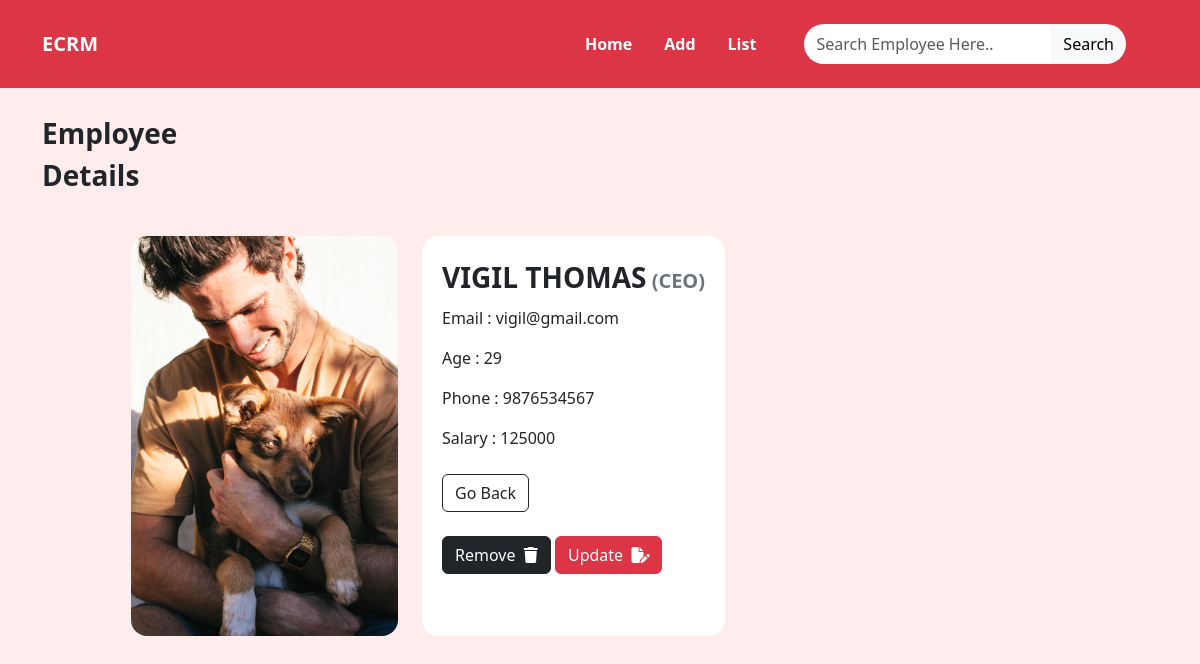
/employee/24/details/, run on an earlier commit of the app's database.
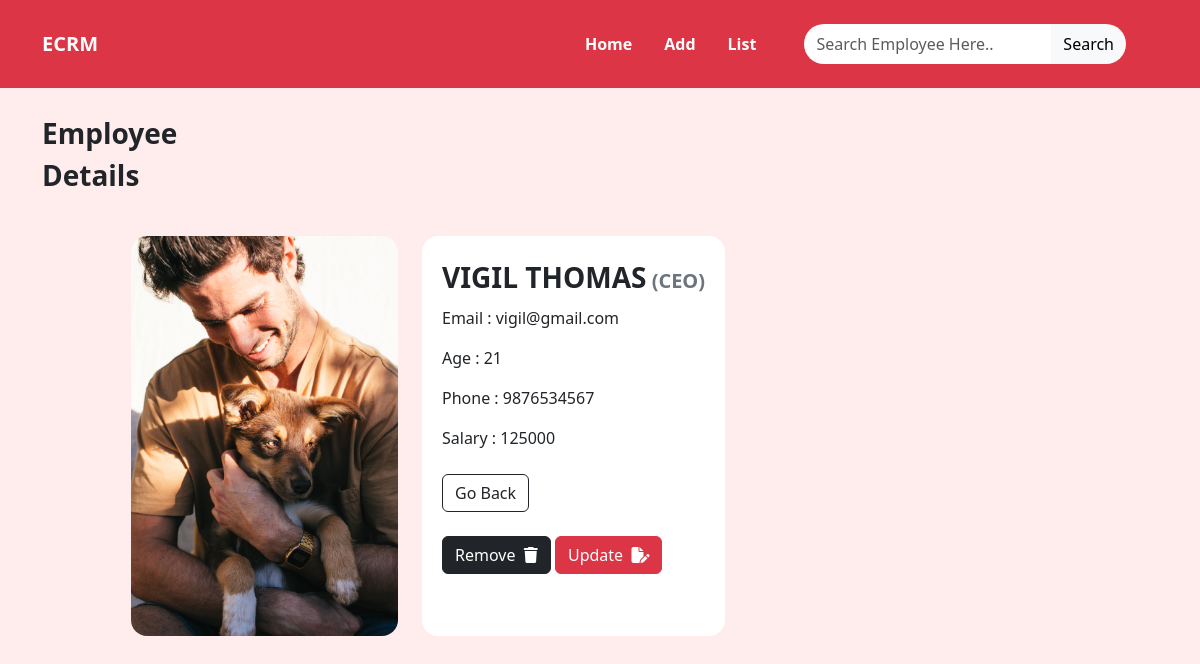
And on a later commit of the database.
### crm/models.py (models this page shows, shortened)
class Employees(models.Model):
    name=models.CharField(max_length=100)
    department=models.CharField(max_length=100)
    salary=models.PositiveBigIntegerField()
    email=models.EmailField(unique=True)
    age=models.PositiveBigIntegerField()
    phone = models.IntegerField()
    profile_pic = models.ImageField(upload_to="assests/emp_img",null=True)

### crm/views.py (the view)
# urls.py: path('employee/<int:pk>/details/', views.ViewEmpDetail.as_view(), name="detail_emp"),
class ViewEmpDetail(View):
    def get(self,request,*args,**kwargs):
        id=kwargs.get("pk")
        qs=Employees.objects.get(id=id)
        return render(request,"emp_detail.html",{"data":qs})

### crm/templates/emp_detail.html (shortened to what this page needs)
{%extends 'base.html'%}
{%block body_block%}
<div class="container">
    <div class="mt-3 mt-lg-4">
        <p class="fw-bold fs-3">Employee <br> Details</p><br>
    </div>
    <div class="row ">
        <div class="col-lg-4 col-md-6 col-sm-6 d-flex justify-content-lg-end justify-content-sm-center">
            {%if data.profile_pic%}
            <img src="{{data.profile_pic.url}}" class="rounded-4" style="width: fit-content;height: 400px;"
                alt="Employee Profile">
            {%endif%}
        </div>
        <div class="col-lg-8 col-md-6 col-sm-6 d-flex justify-content-lg-start justify-content-sm-center">
            <div class="card rounded-4 border-0" style="width: fit-content;">
                <div class="row g-0 ">
                    <div class="card-body p-3 m-1">
                        <p class="card-title fs-3 fw-bold">{{data.name}}<span
                                class="card-text fs-5 fw-bolder text-secondary">&nbsp;({{data.department}})</span></p>
                        <p class="card-text">Email : {{data.email}}</p>
                        <p class="card-text">Age : {{data.age}}</p>
                        <p class="card-text">Phone : {{data.phone}}</p>
                        <p class="card-text">Salary : {{data.salary}}</p>
                        <a href="{% url 'view_emp' %}" class="btn btn-outline-dark mt-2">Go Back</a><br>
                        <button type="button" class="btn btn-dark mt-4" data-bs-toggle="modal"
                            data-bs-target="#exampleModal">
                            Remove &nbsp;<i class="fa-solid fa-trash"></i>
                        </button>
                        <a href="{% url 'update_emp' data.id %}" class="btn btn-danger mt-4">Update &nbsp;<i
                                class="fa-solid fa-file-pen"></i></a>
                    </div>
                </div>
            </div>
    </div>
</div>
</div>
{%endblock%}

What changed in the data, as far as the page shows it:
changed Employees "VIGIL THOMAS": age "29" → "21"
